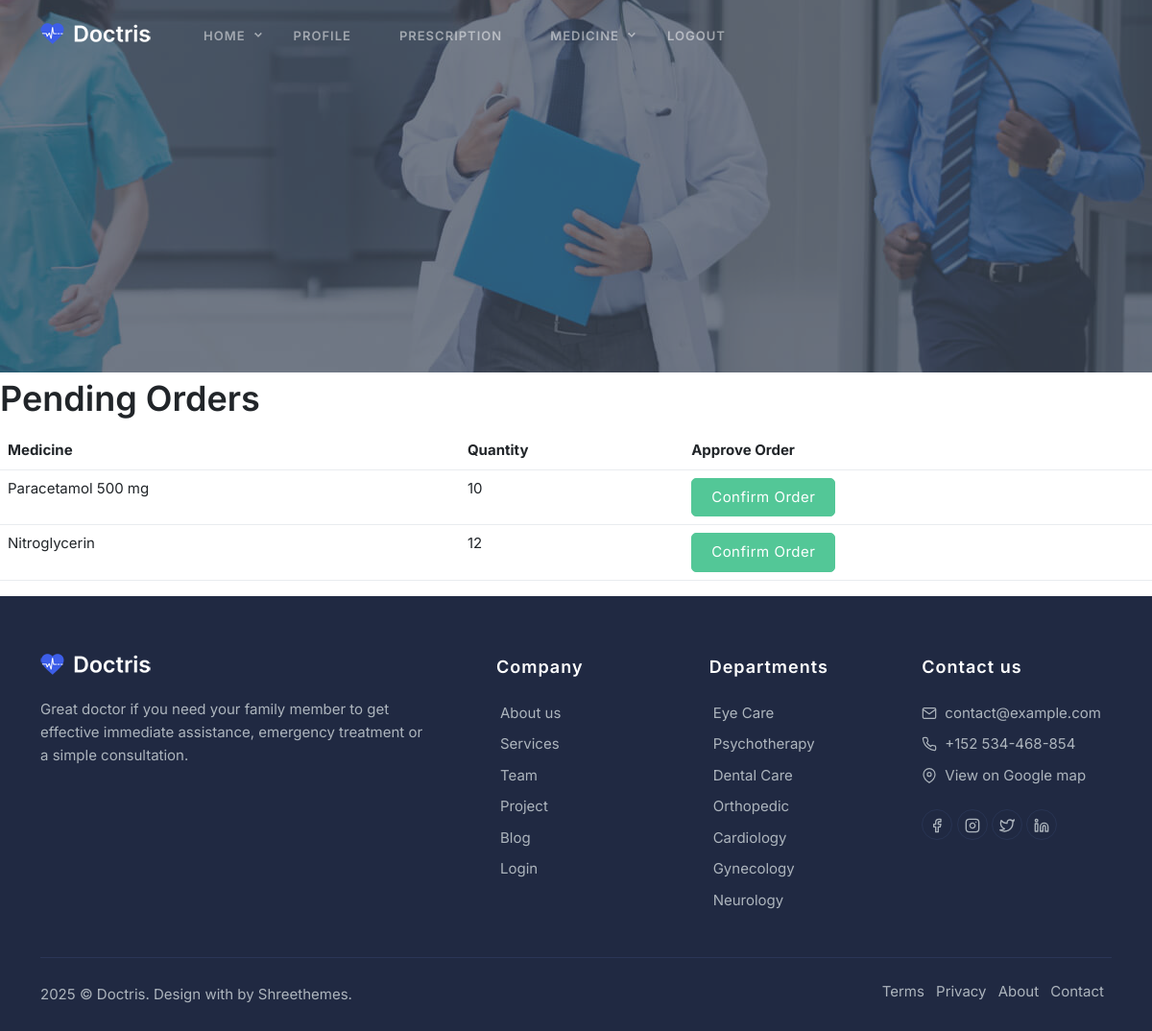
Page /pharmacist_view_orders/ (signed in) on the committed database.
### myapp/models.py (models this page shows)
class MedicineOrder(models.Model):
    Pharmacist = models.ForeignKey(Pharmacist, on_delete=models.CASCADE, null=True)
    uid = models.ForeignKey(User, on_delete=models.CASCADE, null=True)
    mid = models.ForeignKey(Medicine, on_delete=models.CASCADE, null=True)
    date = models.DateField(auto_now_add=True)
    status = models.CharField(max_length=50, default='in_cart')
    qty = models.IntegerField(null=True)
    total = models.IntegerField(null=True)
    profit = models.IntegerField(null=True, blank=True)  # New field for profit tracking

class Medicine(models.Model):
    pid=models.ForeignKey(Pharmacist, on_delete=models.CASCADE, null=True)
    name=models.CharField(max_length=255)
    price=models.IntegerField()
    desc=models.CharField(max_length=255,null=True, blank=True)
    qty=models.IntegerField()
    image = models.FileField(null=True, upload_to="profile")
    date=models.DateField(null=True)
    expiry=models.DateField(null=True)
    side_effects=models.CharField(max_length=255,null=True)
    orginal_Price=models.IntegerField(null=True)

### myapp/views.py (the view, shortened to what this page needs)
# urls.py: path('pharmacist_view_orders/',views.pharmacist_view_orders),
def pharmacist_view_orders(request):
    uid = request.session.get('uid')
    try:
        pharmacist = Pharmacist.objects.get(loginId=uid)  # Get logged-in pharmacist
    except Pharmacist.DoesNotExist:
        messages.error(request, "Pharmacist not found.")
        return redirect("login")  # Redirect if pharmacist not found
    orders = MedicineOrder.objects.filter(status="pending_pharmacist")
    total_profit = MedicineOrder.objects.filter(Pharmacist=pharmacist).aggregate(Sum('profit'))['profit__sum'] or 0
    return render(request, "Pharmacist/view_orders.html", {"orders": orders, "total_profit": total_profit})

### templates/Pharmacist/view_orders.html (shortened to what this page needs)
{% extends "Pharmacist/common.html" %}
{% block content %}
<h2>Pending Orders</h2>
<table class="table">
    <thead>
        <tr>
            <th>Medicine</th>
            <th>Quantity</th>
            <th>Approve Order</th>
        </tr>
    </thead>
    <tbody>
        {% for order in orders %}
        <tr>
            <td>{{ order.mid.name }}</td>
            <td>{{ order.qty }}</td>
            <td>
                <form method="POST">
                    <button type="submit" class="btn btn-success">Confirm Order</button>
                </form>
            </td>
        </tr>
        {% endfor %}
    </tbody>
</table>
{% endblock %}

### rows in the picture
MedicineOrder: mid.name "Paracetamol 500 mg", qty "10"
MedicineOrder: mid.name "Nitroglycerin", qty "12"
